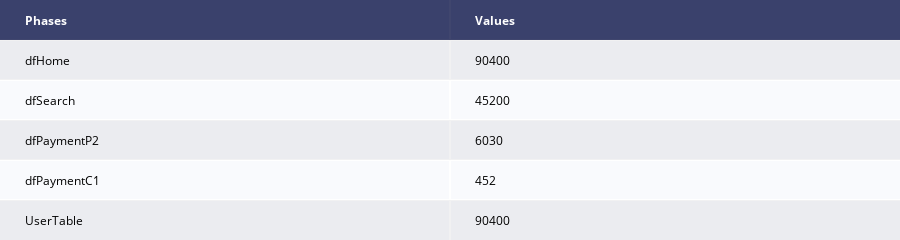

The notebook cell this image was saved under:
### Code cell
table = ff.create_table(data_table)
iplot(table)

### Figure 1 — Plotly figure (JSON) as saved in the notebook; plotly's stock layout.template omitted (floating-point values rounded to 4 significant figures)
{"data": [{"colorscale": [[0, "#00083e"], [0.5, "#ededee"], [1, "#ffffff"]], "hoverinfo": "none", "opacity": 0.75, "showscale": false, "type": "heatmap", "z": [[0, 0], [0.5, 0.5], [1, 1], [0.5, 0.5], [1, 1], [0.5, 0.5]]}], "layout": {"annotations": [{"align": "left", "font": {"color": "#ffffff"}, "showarrow": false, "text": "<b>Phases</b>", "x": -0.45, "xanchor": "left", "xref": "x", "y": 0, "yref": "y"}, {"align": "left", "font": {"color": "#ffffff"}, "showarrow": false, "text": "<b>Values</b>", "x": 0.55, "xanchor": "left", "xref": "x", "y": 0, "yref": "y"}, {"align": "left", "font": {"color": "#000000"}, "showarrow": false, "text": "dfHome", "x": -0.45, "xanchor": "left", "xref": "x", "y": 1, "yref": "y"}, {"align": "left", "font": {"color": "#000000"}, "showarrow": false, "text": "90400", "x": 0.55, "xanchor": "left", "xref": "x", "y": 1, "yref": "y"}, {"align": "left", "font": {"color": "#000000"}, "showarrow": false, "text": "dfSearch", "x": -0.45, "xanchor": "left", "xref": "x", "y": 2, "yref": "y"}, {"align": "left", "font": {"color": "#000000"}, "showarrow": false, "text": "45200", "x": 0.55, "xanchor": "left", "xref": "x", "y": 2, "yref": "y"}, {"align": "left", "font": {"color": "#000000"}, "showarrow": false, "text": "dfPaymentP2", "x": -0.45, "xanchor": "left", "xref": "x", "y": 3, "yref": "y"}, {"align": "left", "font": {"color": "#000000"}, "showarrow": false, "text": "6030", "x": 0.55, "xanchor": "left", "xref": "x", "y": 3, "yref": "y"}, {"align": "left", "font": {"color": "#000000"}, "showarrow": false, "text": "dfPaymentC1", "x": -0.45, "xanchor": "left", "xref": "x", "y": 4, "yref": "y"}, {"align": "left", "font": {"color": "#000000"}, "showarrow": false, "text": "452", "x": 0.55, "xanchor": "left", "xref": "x", "y": 4, "yref": "y"}, {"align": "left", "font": {"color": "#000000"}, "showarrow": false, "text": "UserTable", "x": -0.45, "xanchor": "left", "xref": "x", "y": 5, "yref": "y"}, {"align": "left", "font": {"color": "#000000"}, "showarrow": false, "text": "90400", "x": 0.55, "xanchor": "left", "xref": "x", "y": 5, "yref": "y"}], "height": 230, "margin": {"b": 0, "l": 0, "r": 0, "t": 0}, "xaxis": {"dtick": 1, "gridwidth": 2, "showticklabels": false, "tick0": -0.5, "ticks": "", "zeroline": false}, "yaxis": {"autorange": "reversed", "dtick": 1, "gridwidth": 2, "showticklabels": false, "tick0": 0.5, "ticks": "", "zeroline": false}}}
